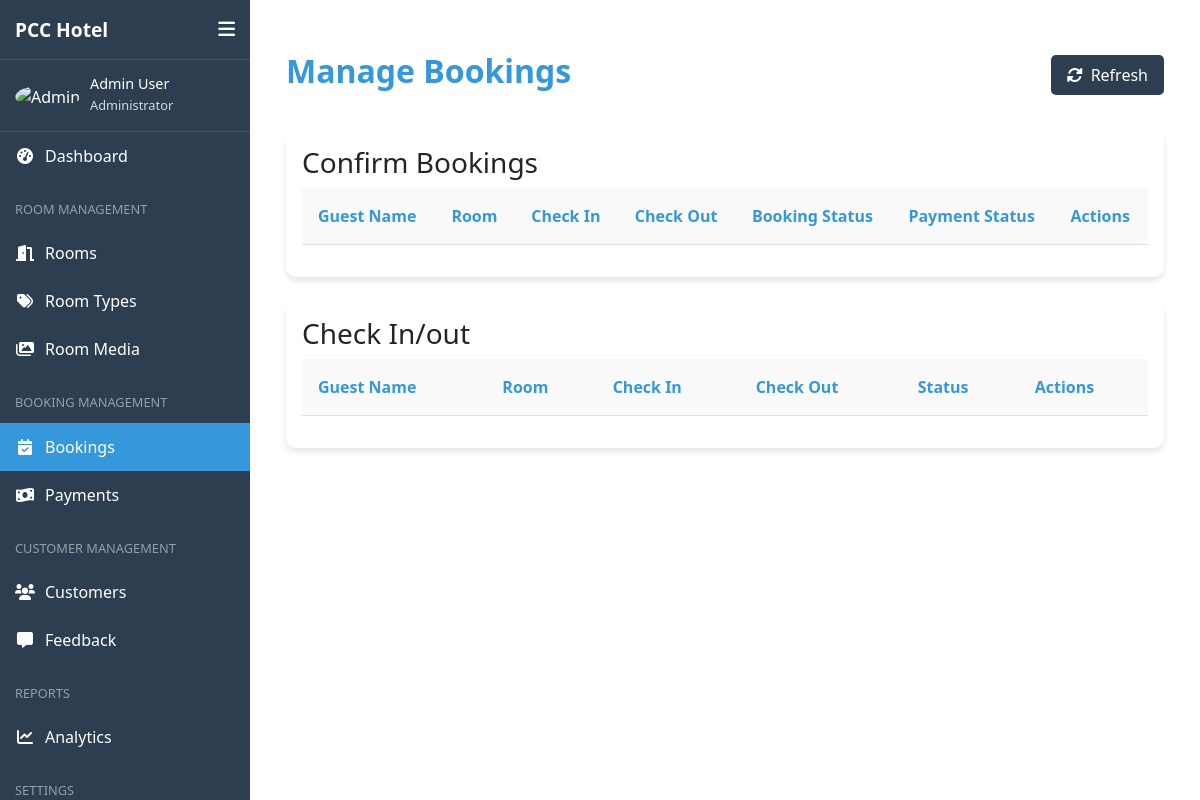
The page /admin/pages/manage_bookings.php on the database as committed earlier.
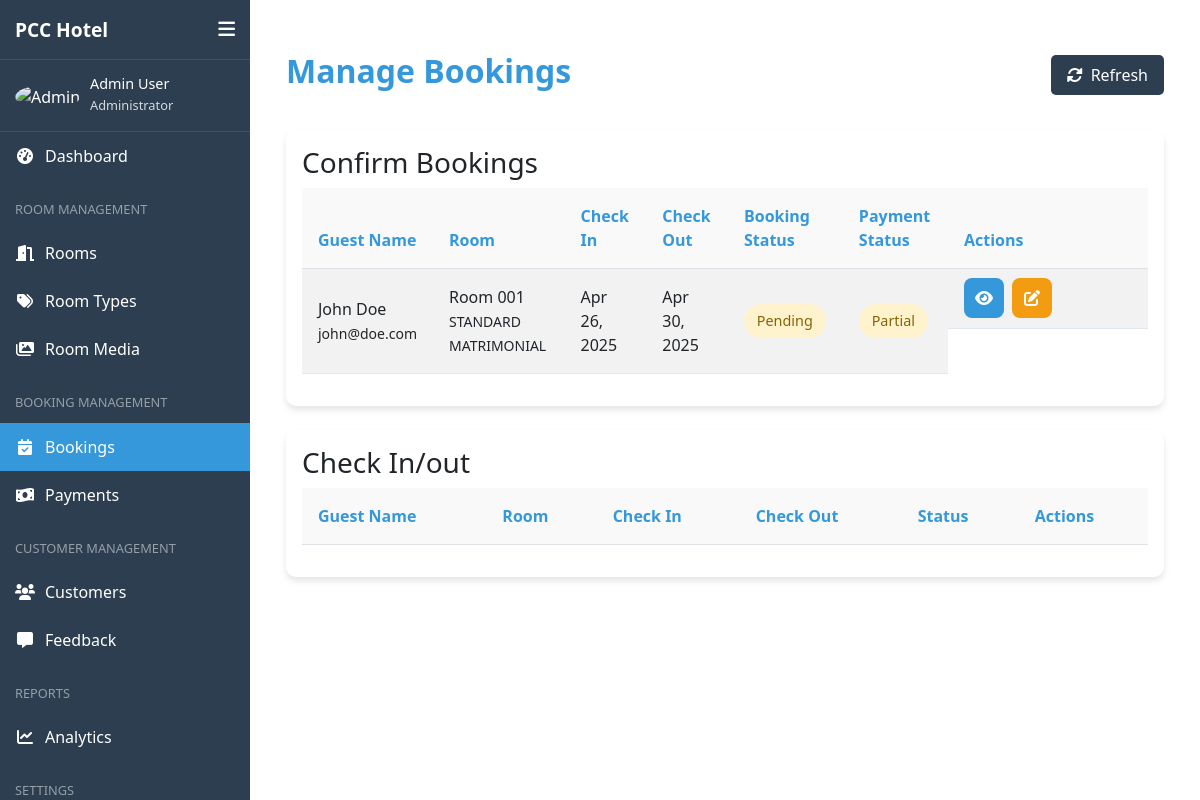
The same page on the database as committed later.
### tables this page shows
CREATE TABLE IF NOT EXISTS `bookings` (
  `booking_id` int NOT NULL AUTO_INCREMENT,
  `user_id` int NOT NULL,
  `room_id` int NOT NULL,
  `check_in_date` date NOT NULL,
  `check_out_date` date NOT NULL,
  `booking_date` timestamp NULL DEFAULT CURRENT_TIMESTAMP,
  `guests_count` int NOT NULL,
  `total_price` decimal(10,2) NOT NULL,
  `special_requests` text,
  `booking_status` enum('pending','confirmed','checked_in','checked_out','cancelled') DEFAULT 'pending',
  `payment_status` set('pending','paid','partial') DEFAULT 'pending',
  `booking_source` varchar(50) DEFAULT 'website',
  PRIMARY KEY (`booking_id`),
  KEY `user_id` (`user_id`),
  KEY `room_id` (`room_id`)
);

CREATE TABLE IF NOT EXISTS `users` (
  `user_id` int NOT NULL AUTO_INCREMENT,
  `username` varchar(50) NOT NULL,
  `email` varchar(100) NOT NULL,
  `password` varchar(255) NOT NULL,
  `first_name` varchar(50) NOT NULL,
  `last_name` varchar(50) NOT NULL,
  `phone_number` varchar(20) DEFAULT NULL,
  `user_type` enum('admin','customer') NOT NULL DEFAULT 'customer',
  `profile_image` varchar(255) DEFAULT NULL,
  `created_at` timestamp NULL DEFAULT CURRENT_TIMESTAMP,
  `updated_at` timestamp NULL DEFAULT CURRENT_TIMESTAMP ON UPDATE CURRENT_TIMESTAMP,
  `last_login` timestamp NULL DEFAULT NULL,
  PRIMARY KEY (`user_id`),
  UNIQUE KEY `email` (`email`)
);

CREATE TABLE IF NOT EXISTS `rooms` (
  `room_id` int NOT NULL AUTO_INCREMENT,
  `room_number` varchar(20) NOT NULL,
  `room_type_id` int NOT NULL,
  `description` text,
  `status` enum('available','occupied','maintenance','reserved') NOT NULL DEFAULT 'available',
  `is_active` tinyint(1) DEFAULT '1',
  PRIMARY KEY (`room_id`),
  UNIQUE KEY `room_number` (`room_number`),
  KEY `room_type_id` (`room_type_id`)
);

CREATE TABLE IF NOT EXISTS `room_types` (
  `room_type_id` int NOT NULL AUTO_INCREMENT,
  `type_name` varchar(50) NOT NULL,
  `description` text,
  `floor_type` int NOT NULL,
  `base_price` decimal(10,2) NOT NULL,
  `capacity` int NOT NULL,
  `amenities` text,
  PRIMARY KEY (`room_type_id`)
);

### admin/api/bookings/get_booking_table.php (called while the page is built)
<?php
$query = "SELECT b.*, r.room_number, rt.type_name, u.first_name, u.last_name, u.email FROM bookings b JOIN rooms r ON b.room_id = r.room_id JOIN room_types rt ON r.room_type_id = rt.room_type_id JOIN users u ON b.user_id = u.user_id WHERE b.booking_status NOT IN ('confirmed', 'checked_in', 'checked_out', 'cancelled')";
$stmt = $conn->prepare($query);
$stmt->execute();
$result = $stmt->get_result();
$bookings = $result->fetch_all(MYSQLI_ASSOC);

### admin/pages/manage_bookings.php (the view, shortened to what this page needs)
<?php
require_once '../../config/db.php';
require_once '../api/bookings/get_booking_table.php';
?>
<!DOCTYPE html>
<html lang="en">
<link rel="stylesheet" href="../css/manage_bookings.css">
<?php include_once '../includes/head.php'; ?>
<body>
    <?php include_once '../includes/sidebar.php'; ?>
    <div class="main-content">
        <div class="bookings-container">
            <div class="bookings-header">
                <h1>Manage Bookings</h1>
                <div class="header-actions">
                    <button class="refresh-btn" id="refreshTable">
                        <i class="fas fa-sync-alt"></i> Refresh
                    </button>
                </div>
            </div>
            <div class="bookings-table-container mb-4">
                <h3>Confirm Bookings</h3>
                <table id="bookingsTable" class="table table-striped" width="100%">
                    <thead>
                        <tr>
                            <th>Guest Name</th>
                            <th>Room</th>
                            <th>Check In</th>
                            <th>Check Out</th>
                            <th>Booking Status</th>
                            <th>Payment Status</th>
                            <th>Actions</th>
                        </tr>
                    </thead>
                    <tbody>
                        <?php foreach ($bookings as $booking): ?>
                            <tr>
                                <td>
                                    <?php echo $booking['first_name'] . ' ' . $booking['last_name']; ?>
                                    <br>
                                    <small><?php echo $booking['email']; ?></small>
                                </td>
                                <td>
                                    Room <?php echo $booking['room_number']; ?>
                                    <br>
                                    <small><?php echo $booking['type_name']; ?></small>
                                </td>
                                <td><?php echo date('M d, Y', strtotime($booking['check_in_date'])); ?></td>
                                <td><?php echo date('M d, Y', strtotime($booking['check_out_date'])); ?></td>
                                <td>
                                    <span class="status-badge <?php echo strtolower($booking['booking_status']); ?>">
                                        <?php echo ucfirst($booking['booking_status']); ?>
                                    </span>
                                </td>
                                <td>
                                    <span class="status-badge <?php echo strtolower($booking['payment_status']) === 'paid' ? 'confirmed' : 'pending'; ?>">
                                        <?php echo ucfirst($booking['payment_status']); ?>
                                    </span>
                                </td>
                                <td class="actions">
                                    <button class="action-btn view-btn"
                                        data-booking-id="<?php echo $booking['booking_id']; ?>">
                                        <i class="fas fa-eye"></i>
                                    </button>
                                    <button class="action-btn edit-btn"
                                        data-booking-id="<?php echo $booking['booking_id']; ?>">
                                        <i class="fas fa-edit"></i>
                                    </button>
                                </td>
                            </tr>
                        <?php endforeach; ?>
                    </tbody>
                </table>
            </div>
            <div class="bookings-table-container">
                <h3>Check In/out</h3>
                <table id="checkInOutTable" class="table table-striped" width="100%">
                    <thead>
                        <tr>
                            <th>Guest Name</th>
                            <th>Room</th>
                            <th>Check In</th>
                            <th>Check Out</th>
                            <th>Status</th>
                            <th>Actions</th>
                        </tr>
                    </thead>
                </table>
            </div>
</body>
</html>

Rows that differ between the two databases and show on the page:
added bookings: user.first_name "John", user.last_name "Doe", user.email "john@doe.com", room.room_number "001", room_types.type_name "STANDARD MATRIMONIAL", check_in_date "Apr 26, 2025", check_out_date "Apr 30, 2025", booking_status "Pending", payment_status "Partial"
